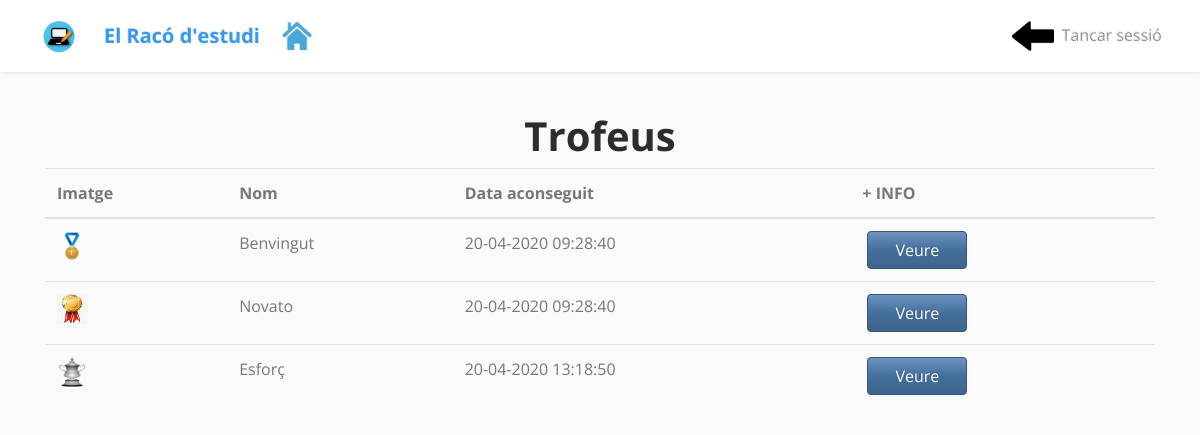
/main_app/trofeus.php (signed in), run on the app's committed database.
### tables this page shows
CREATE TABLE IF NOT EXISTS `alumne_trofeu` (
  `IDalumne` int(11) NOT NULL,
  `IDtrofeu` int(11) NOT NULL,
  `Data` varchar(500) DEFAULT NULL,
  PRIMARY KEY (`IDalumne`,`IDtrofeu`),
  KEY `FK_Trofeu` (`IDtrofeu`)
);

CREATE TABLE IF NOT EXISTS `trofeu` (
  `ID` int(11) NOT NULL AUTO_INCREMENT,
  `Nom` char(30) NOT NULL,
  `Descripcio` text NOT NULL,
  `Punts` int(11) NOT NULL,
  `exercicis` int(11) NOT NULL,
  `img` varchar(300) DEFAULT NULL,
  PRIMARY KEY (`ID`)
);

### main_app/trofeus.php (the view, shortened to what this page needs)
<?php
$idalumne = $_SESSION['idalumne'];
?>
<!DOCTYPE html>
<html>
<head>
    <link rel="stylesheet" href="../assets/bootstrap/css/bootstrap.min.css">
    <link rel="stylesheet" href="../assets/fonts/font-awesome.min.css">
    <link rel="stylesheet" href="../assets/fonts/ionicons.min.css">
    <link rel="stylesheet" href="../assets/css/Animated-Pretty-Product-List-v12.css">
    <link rel="stylesheet" href="../assets/css/Article-List.css">
    <link rel="stylesheet" href="../assets/css/Footer-Basic.css">
    <link rel="stylesheet" href="../assets/css/Footer-Dark.css">
    <link rel="stylesheet" href="../assets/css/Grid-and-List-view-V10-1.css">
    <link rel="stylesheet" href="../assets/css/Grid-and-List-view-V10.css">
    <link rel="stylesheet" href="../assets/css/Login-Form-Clean.css">
    <link rel="stylesheet" href="../assets/css/Navbar-Fixed-Side.css">
    <link rel="stylesheet" href="../assets/css/Navigation-Clean.css">
    <link rel="stylesheet" href="../assets/css/Pretty-Registration-Form.css">
    <link rel="stylesheet" href="../assets/css/Profile-Edit-Form-1.css">
    <link rel="stylesheet" href="../assets/css/Profile-Edit-Form.css">
    <link rel="stylesheet" href="../assets/css/Registration-Form-with-Photo.css">
    <link rel="stylesheet" href="../assets/css/Responsive-Form-1.css">
    <link rel="stylesheet" href="../assets/css/Responsive-Form.css">
    <link rel="stylesheet" href="../assets/css/Sidebar-1-1.css">
    <link rel="stylesheet" href="../assets/css/Sidebar-1-2.css">
    <link rel="stylesheet" href="../assets/css/sidebar-1.css">
    <link rel="stylesheet" href="../assets/css/Sidebar-Menu-1.css">
    <link rel="stylesheet" href="../assets/css/Sidebar-Menu.css">
    <link rel="stylesheet" href="../assets/css/SIdebar-Responsive-2-1.css">
    <link rel="stylesheet" href="../assets/css/SIdebar-Responsive-2.css">
    <link rel="stylesheet" href="../assets/css/Sidebar-with-sticky-icon.css">
    <link rel="stylesheet" href="../assets/css/sidebar.css">
    <link rel="stylesheet" href="../assets/css/styles.css">
</head>
<body>
    <nav class="navbar navbar-light navbar-expand sticky-top">
        <div class="container"><img id="logo" src="../assets/img/logo.png"><a class="navbar-brand" href="perfil_alumne.php"><strong>El Racó d'estudi</strong></a><a href="perfil_alumne.php"><img src="../imatges/icones/perfil.png" alt="Perfil" height="42" width="42"></a>
            <div
                class="collapse navbar-collapse text-right" id="navcol-1">
                <ul class="nav navbar-nav ml-auto">
                  <a href="perfil_alumne.php"><img src="../imatges/icones/torna.png" alt="Perfil" height="42" width="42" href="perfil_alumne.php"></a>
                    <li class="nav-item" role="presentation"><a class="nav-link" href="tancar_sessio.php">Tancar sessió</a></li>
                </ul>
        </div>
        </div>
    </nav>
    <h1><strong><center>Trofeus</center></strong></h1>
    <div class="container">
        <table class="table">
  <thead class="black white-text">
    <tr>
      <th scope="col">Imatge</th>
      <th scope="col">Nom</th>
      <th scope="col">Data aconseguit</th>
      <th scope="col">+ INFO</th>
    </tr>
  </thead>
  <tbody>
    <?php
        $rowcount=0;
          $con=mysqli_connect('localhost:3308','root','','racoestudi');
          $sql="SELECT IDalumne FROM alumne_trofeu WHERE IDalumne = $idalumne";
            if ($result1=mysqli_query($con,$sql))
            {
                $rowcount=mysqli_num_rows($result1);
            }
    if($rowcount > 0){
      require 'conn.php';
        $sql = "SELECT t.Nom,a.Data,t.img, t.ID, a.IDalumne from trofeu t INNER JOIN alumne_trofeu a ON t.ID = a.IDtrofeu where a.IDalumne='".$_SESSION['idalumne']."'";
        $result = $mysqli->query($sql);
        if ($result->num_rows > 0) {
            while($row = $result->fetch_assoc()) {
                  echo"<tr>
                      <td><img id='img' src='../imatges/copes/".$row["img"]."' width='30' height='30'></td>
                      <td>".utf8_encode($row["Nom"])."</td>
                      <td>".utf8_encode($row["Data"])."</td>
                      <td>
                      <form method='post' action='trofeudetall.php'>
                      <input type='hidden' name='idtrofeu' value='".$row["ID"]."'>
                      <input type='submit' class='btn btn-primary form-btn' value='Veure'>
                      </form>
                      </td>
                      </tr>";
            }
        }
    }else{
      echo"
              <center><p>No tens trofeus</p></center>
          ";
    }
    ?>
  </tbody>
</table>
    </div>
</body>
</html>

### assets/css/Article-List.css (style rules this page uses)
#logo { max-height: 42px; margin-right: 18px; margin-top: -3px; display: inline-block; }
.navbar-light .navbar-nav .nav-link { color: rgba(0,0,0,0.4); }

### assets/css/Profile-Edit-Form-1.css (style rules this page uses)
.form-btn { min-width: 100px; margin: 0 5px; max-width: 200px; }

### assets/css/Profile-Edit-Form.css (style rules this page uses)
.form-btn { min-width: 100px; margin: 0 5px; max-width: 200px; }

### assets/css/sidebar-1.css (style rules this page uses)
body { font-family: 'Poppins', sans-serif; background: #fafafa; }
a, a:hover, a:focus { color: inherit; text-decoration: none; transition: all 0.3s; }
.navbar { padding: 15px 10px; background: #fff; border: none; border-radius: 0; margin-bottom: 40px; box-shadow: 1px 1px 3px rgba(0, 0, 0, 0.1); }

### assets/css/Sidebar-Menu-1.css (style rules this page uses)
body { overflow-x: hidden; }

### assets/css/SIdebar-Responsive-2-1.css (style rules this page uses)
body, html { height: 100%; }

### assets/css/sidebar.css (style rules this page uses)
a, a:hover, a:focus { color: inherit; text-decoration: none; transition: all 0.3s; }
.navbar { padding: 15px 10px; background: #fff; border: none; border-radius: 0; margin-bottom: 40px; box-shadow: 1px 1px 3px rgba(0, 0, 0, 0.1); }

### assets/css/styles.css (style rules this page uses)
body { font-family: "Open Sans", -apple-system, BlinkMacSystemFont, Raleway, "Segoe UI", Roboto, "Helvetica Neue", Arial, sans-serif, "Apple Color Emoji", "Segoe UI Emoji", "Segoe UI Symbol"; }

### data on the page
alumne_trofeu: IDtrofeu.img (picture), IDtrofeu.Nom "Benvingut", Data "20-04-2020 09:28:40"
alumne_trofeu: IDtrofeu.img (picture), IDtrofeu.Nom "Novato", Data "20-04-2020 09:28:40"
alumne_trofeu: IDtrofeu.img (picture), IDtrofeu.Nom "Esforç", Data "20-04-2020 13:18:50"
